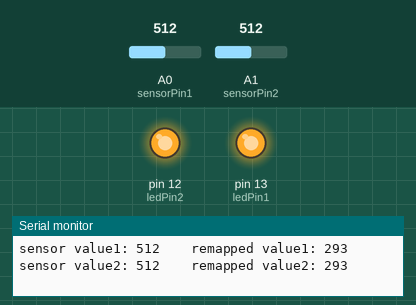
The sketch below on a simulated Arduino Uno, built with avr-gcc and run on an emulated ATmega328P. On the bench: output pins drawn as LEDs (lit = HIGH), the last lines printed to the serial monitor. The test bench sets the inputs (shaded band); at power-on: A0 (sensorPin1) = 512, A1 (sensorPin2) = 512.

Above: at 1.2 s.
1.3 s: A0 (sensorPin1) set to 257
2.8 s: A0 (sensorPin1) set to 231
At 3.8 s:
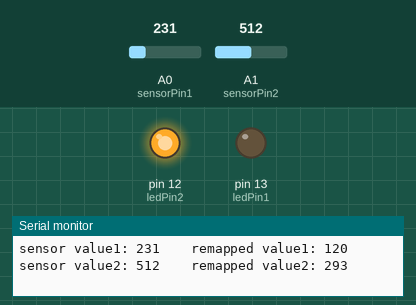
4.4 s: A1 (sensorPin2) set to 261
5.9 s: A1 (sensorPin2) set to 232
At 7.3 s:
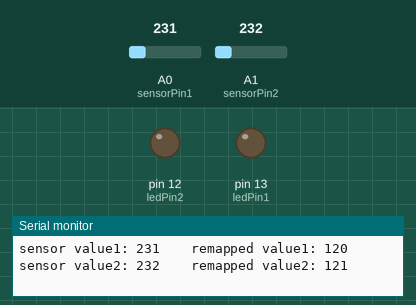
7.6 s: A0 (sensorPin1) set to 306
At 8.1 s:
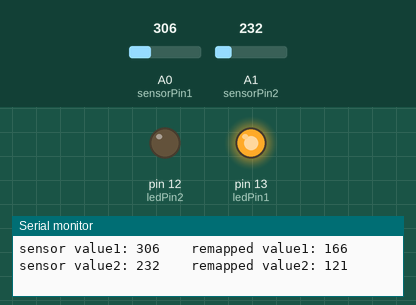
9.2 s: A0 (sensorPin1) set to 122
At 9.9 s:
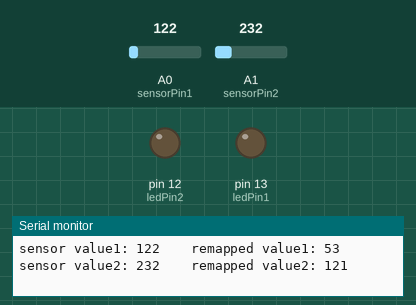
Timing chart, 0 to 11.8 s (numbered marks = the images above; inputs shaded):
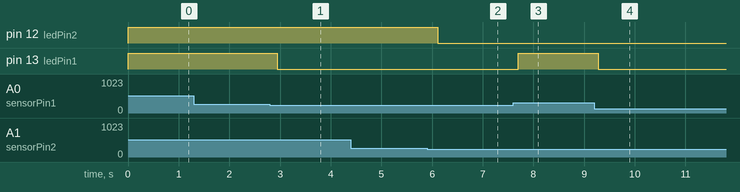

Measured:
- the behaviour switches between 244 and 243 on A0 (sensorPin1) (found by bisection; images 0 and 1)
- the behaviour switches between 244 and 243 on A1 (sensorPin2) (found by bisection; images 1 and 2)
- after the input at 2.8 s, pin 13 (ledPin1): HIGH → LOW after 0.14 s
- after the input at 5.9 s, pin 12 (ledPin2): HIGH → LOW after 0.21 s
- after the input at 7.6 s, pin 13 (ledPin1): LOW → HIGH after 0.10 s
- after the input at 9.2 s, pin 13 (ledPin1): HIGH → LOW after 0.08 s

The sketch:

group2.2.ino
```cpp
// (licence header left out)
//connected pins
const int ledPin1 = 13;
const int ledPin2 = 12;
const int sensorPin1 = 0;
const int sensorPin2 = 1;
//variables
int sensorValue1 = 0;
int sensorMap1 = 0;
int sensorValue2 = 0;
int sensorMap2 = 0;

//the setup routine runs once
void setup()
{
  Serial.begin(9600); //begin serial communication at 9600 baud rate
}

// the loop routine runs over and over
void loop()
{
  sensorValue1 = analogRead(sensorPin1); //store the sensor value
  sensorMap1 = map(sensorValue1, 35, 450, 0, 255); //remap the value of the sensor to the value of the LED
  analogWrite(ledPin1, sensorMap1); //apply the  remapped value to the LED's
  sensorValue2 = analogRead(sensorPin2); //store the sensor value
  sensorMap2 = map(sensorValue2, 35, 450, 0, 255); //remap the value of the sensor to the value of the LED
  analogWrite(ledPin2, sensorMap2); //apply the  remapped value to the LED's
  //display the desired information on the Serial Monitor
  Serial.print("sensor value1: ");
  Serial.print(sensorValue1);
  Serial.print("    ");
  Serial.print("remapped value1: ");
  Serial.print(sensorMap1);
  Serial.print("    ");
  Serial.print("sensor value2: ");
  Serial.print(sensorValue2);
  Serial.print("    ");
  Serial.print("remapped value2: ");
  Serial.println(sensorMap2);
  //wait 200 milliseconds seconds
  delay(200);
}
```
